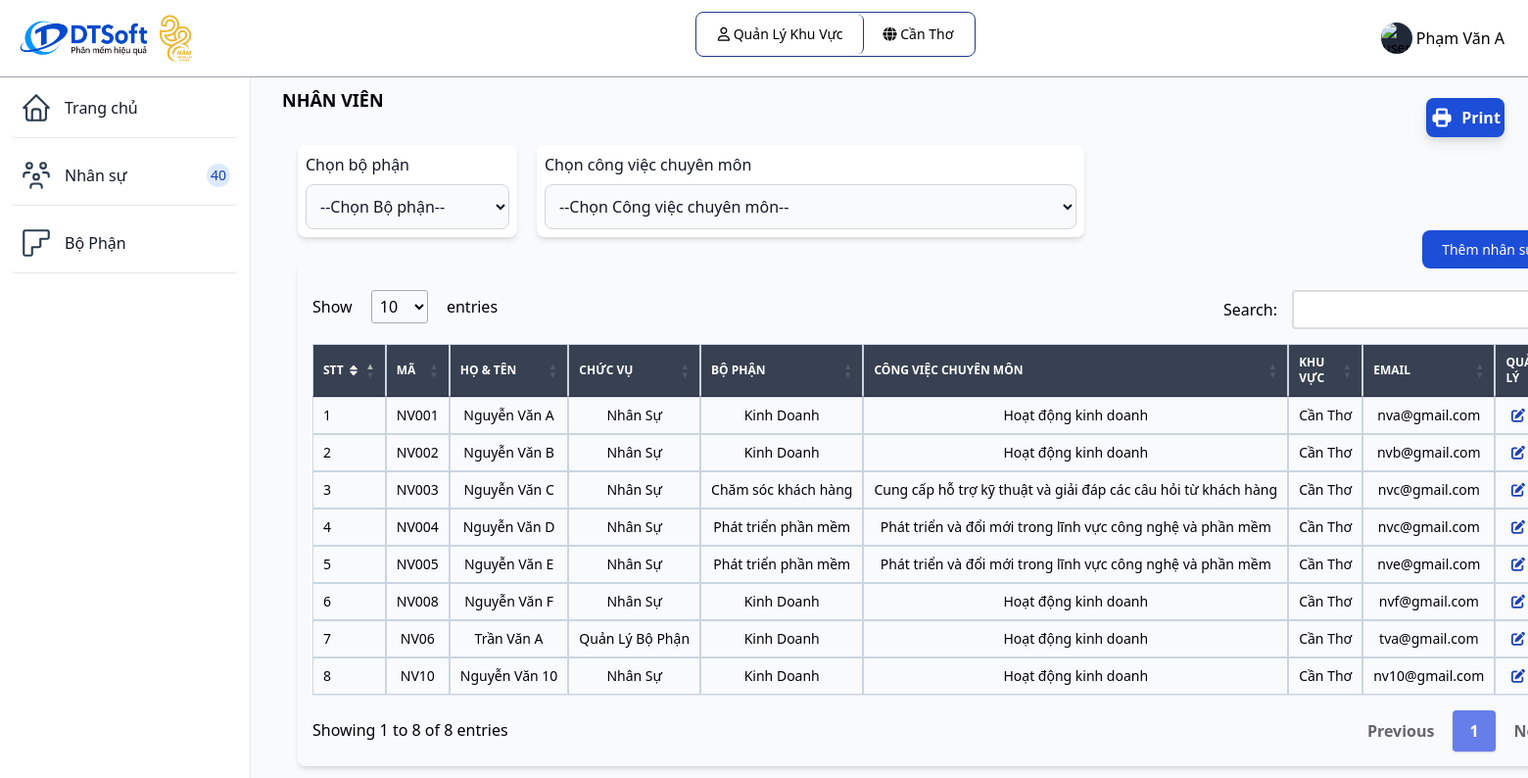
The page /nhanvien.php (signed in) on the database its author committed.
### tables this page shows
CREATE TABLE `vaitro` (
  `id_vaitro` varchar(10) NOT NULL,
  `tenvaitro` varchar(255) NOT NULL,
  `mota` varchar(255) NOT NULL
);

CREATE TABLE `khuvuc` (
  `id_khuvuc` varchar(10) NOT NULL,
  `tenkhuvuc` varchar(255) NOT NULL,
  `diachi` varchar(255) NOT NULL,
  `sdt` int(20) NOT NULL
);

CREATE TABLE `nguoidung` (
  `id_nguoidung` varchar(10) NOT NULL,
  `id_bophan` varchar(10) DEFAULT NULL,
  `id_vaitro` varchar(10) NOT NULL,
  `id_khuvuc` varchar(10) DEFAULT NULL,
  `tennguoidung` varchar(255) NOT NULL,
  `sdt_nd` varchar(20) NOT NULL,
  `diachi_nd` varchar(255) NOT NULL,
  `email` varchar(255) NOT NULL,
  `password` varchar(255) NOT NULL,
  `ngaysinh` date NOT NULL,
  `gioitinh` varchar(255) NOT NULL
);

CREATE TABLE `bophan` (
  `id_bophan` varchar(10) NOT NULL,
  `id_khuvuc` varchar(10) NOT NULL,
  `tenbophan` varchar(255) NOT NULL,
  `cvchuyenmon` varchar(255) NOT NULL
);

### nhanvien.php (the view, shortened to what this page needs)
<?php
include "inc/header.php";
include "db/database.php";
$id_vt = $_SESSION['id_vaitro'];
$id_bp = $_SESSION['id_bophan'];
$id_kv = $_SESSION['id_khuvuc'];
if ($id_vt == 'QLKV') {
  $sql = "SELECT * FROM nguoidung, vaitro, bophan, khuvuc
  WHERE nguoidung.id_khuvuc = khuvuc.id_khuvuc
  AND   nguoidung.id_vaitro = vaitro.id_vaitro
  AND   nguoidung.id_bophan = bophan.id_bophan
  AND   khuvuc.id_khuvuc = '".$id_kv."'";
  $query = mysqli_query($connect, $sql);
} else if ($id_vt = 'QLBP') {
  $sql = "SELECT * FROM nguoidung, vaitro, bophan, khuvuc
  WHERE nguoidung.id_khuvuc = khuvuc.id_khuvuc
  AND   nguoidung.id_vaitro = vaitro.id_vaitro
  AND   nguoidung.id_bophan = bophan.id_bophan
  AND   khuvuc.id_khuvuc = '".$id_kv."'
  AND   bophan.id_bophan = '".$id_bp."'
  AND nguoidung.id_vaitro NOT IN (SELECT nguoidung.id_vaitro FROM nguoidung WHERE nguoidung.id_vaitro = 'QLBP' OR nguoidung.id_vaitro = 'QLKV') ";
  $query = mysqli_query($connect, $sql);
}
?>
<div class="p-4 sm:ml-64">
  <div class="p-4 mt-14">
    <div class="mb-4 font-bold text-lg uppercase">Nhân viên</div>
    <div class="p-4 mt-4 grid">
      <div class="flex divToHide">
        <div class="shadow-md bg-white p-2 rounded-lg">
          <label for="countries" class="block mb-2 text-base font-medium text-gray-900">Chọn bộ phận</label>
          <select id="filter-select1" class="bg-gray-50 border border-gray-300 text-gray-900 text-base rounded-lg focus:ring-blue-500 focus:border-blue-500 block w-full p-2.5 dark:bg-gray-700 dark:border-gray-600 dark:placeholder-gray-400 dark:text-white dark:focus:ring-blue-500 dark:focus:border-blue-500">
            <option selected>--Chọn Bộ phận--</option>
          </select>
        </div>
        <div class="ml-5 shadow-md bg-white p-2 rounded-lg">
          <label class="block mb-2 text-base font-medium text-gray-900">Chọn công việc chuyên môn</label>
          <select id="filter-select2" class="bg-gray-50 border border-gray-300 text-gray-900 text-base rounded-lg focus:ring-blue-500 focus:border-blue-500 block w-full p-2.5 dark:bg-gray-700 dark:border-gray-600 dark:placeholder-gray-400 dark:text-white dark:focus:ring-blue-500 dark:focus:border-blue-500">
            <option selected>--Chọn Công việc chuyên môn--</option>
          </select>
        </div>
      </div>
      <div class="justify-self-end divToHide">
        <a href="themnhanvien.php" class="text-white bg-blue-700 hover:bg-blue-800 focus:ring-4 focus:ring-blue-300 font-medium rounded-lg text-sm px-5 py-2.5 mr-2 mb-2 dark:bg-blue-600 dark:hover:bg-blue-700 focus:outline-none dark:focus:ring-blue-800">
          Thêm nhân sự <i class="fa-solid fa-user-plus"></i>
        </a>
      </div>
      <div class="mb-4">
        <div class="relative overflow-x-auto shadow-md sm:rounded-lg">
          <table id="myTable1" class="w-full text-sm text-gray-500 dark:text-gray-400">
            <thead class="text-xs text-white uppercase bg-gray-700">
              <tr>
                <th class="px-3 py-3 border border-slate-300">
                  <div class="flex items-center">
                    STT
                    <a href="#"></a>
                  </div>
                </th>
                <th class="px-3 py-3 border border-slate-300">
                  Mã
                </th>
                <th class="px-3 py-3 border border-slate-300">
                  Họ & Tên
                </th>
                <th class="px-3 py-3 border border-slate-300">
                  Chức vụ
                </th>
                <th class="px-3 py-3 border border-slate-300 <?php if ($id_vt == 'QLBP') echo 'divToHide';
                                        elseif ($id_vt == 'QLKV') echo '' ?>">
                  Bộ phận
                </th>
                <th class="px-3 py-3 border border-slate-300">
                  Công việc chuyên môn
                </th>
                <th class="px-3 py-3 border border-slate-300 <?php if ($id_vt == 'QLKV' || $id_vt == 'QLBP') echo 'divToHide' ?>">
                  Khu vực
                </th>
                <th class="px-3 py-3 border border-slate-300">
                  Email
                </th>
                <th class="px-3 py-3 border border-slate-300 action-column">
                  QUẢN LÝ
                </th>
              </tr>
            </thead>
            <tbody class="text-black text-center">
              <?php
              $i = 0;
              while ($row = mysqli_fetch_array($query)) {
                $i++;
              ?>
                <tr class="bg-white border-b dark:border-gray-700 hover:bg-gray-50">
                  <td class="px-5 text-left border border-slate-300"><?php echo $i ?></td>
                  <td class="text-center font-medium border border-slate-300"><?php echo $row['id_nguoidung'] ?></td>
                  <td scope="row" class="px-3 py-4 font-medium whitespace-nowrap border border-slate-300">
                    <?php echo $row['tennguoidung'] ?>
                  </td>
                  <td class="px-3 py-4 font-medium whitespace-nowrap border border-slate-300">
                    <?php echo $row['tenvaitro'] ?>
                  </td>
                  <td class="px-3 py-4 font-medium whitespace-nowrap border border-slate-300 <?php if ($id_vt == 'QLBP') echo 'divToHide';
                                                                        elseif ($id_vt == 'QLKV') echo '' ?>">
                    <?php echo $row['tenbophan'] ?>
                  </td>
                  <td class="px-3 py-4 font-medium whitespace-nowrap border border-slate-300">
                    <?php echo $row['cvchuyenmon'] ?>
                  </td>
                  <td class="px-3 py-4 font-medium whitespace-nowrap border border-slate-300 <?php if ($id_vt == 'QLKV' || $id_vt == 'QLBP') echo 'divToHide' ?>">
                    <?php echo $row['tenkhuvuc'] ?>
                  </td>
                  <td class="px-3 py-4 font-medium whitespace-nowrap border border-slate-300 text-center">
                    <?php echo $row['email'] ?>
                  </td>
                  <td class="px-3 py-4 font-medium whitespace-nowrap border border-slate-300 text-center action-column">
                    <a class="text-blue-800" href="chinhsuanhanvien.php?action=sua&idnhansu=<?php echo $row['id_nguoidung']  ?>">
                      <i class="fa-solid fa-pen-to-square"></i>
                    </a> |
                  </td>
                </tr>
              <?php
              }
              ?>
            </tbody>
          </table>
        </div>
        <div class="fixed right-6 group divToHide" style="top: 100px;">
          <button onclick="printPage()" class="flex items-center justify-center text-white bg-blue-700 drop-shadow-lg rounded-lg w-20 h-10 hover:bg-blue-800 dark:bg-blue-600 dark:hover:bg-blue-700 focus:ring-4 focus:ring-blue-300 focus:outline-none dark:focus:ring-blue-800">
            <span class="font-bold">Print</span>
          </button>
        </div>
      </div>
    </div>
  </div>
  </body>
  </html>

### inc/header.php (shortened to what this page needs)
<?php
 include_once('db/connect.php');
?>
<!DOCTYPE html>
<html lang="en">
<head>
	<link href="https://unpkg.com/tailwindcss@2.2.19/dist/tailwind.min.css" rel=" stylesheet">
  <link rel="stylesheet" href="https://cdnjs.cloudflare.com/ajax/libs/font-awesome/6.4.0/css/all.min.css">
	<link href="https://cdn.datatables.net/1.10.19/css/jquery.dataTables.min.css" rel="stylesheet">
	<link href="https://cdn.datatables.net/responsive/2.2.3/css/responsive.dataTables.min.css" rel="stylesheet">
  <script src="https://cdn.tailwindcss.com"></script>
</head>
<body class="g-sidenav-show bg-slate-50" id="draggable">
  <nav class="fixed top-0 z-50 w-full bg-white border-b border-gray-400 dark:border-gray-100 text-black">
        <div class="px-3 py-3 lg:px-5 lg:pl-3">
          <div class="flex items-center justify-between">
            <div class="flex items-center justify-start">
              <a href="index.php" class="flex ml-2 md:mr-24">
                <img src="assets/img/logo.jpg" class="h-12 mr-3" alt="FlowBite Logo" />
              </a>
            </div>
	    <div class="divToHide flex items-center justify-start relative inline-flex items-center p-0.5 mb-2 mr-2 text-sm font-medium rounded-lg border border-blue-900">
              <span class="relative px-5 py-2.5 bg-white rounded-md border-r border-blue-900">
                <i class="fa-regular fa-user"></i>
                  <?php
                    $sql = "SELECT tenvaitro from vaitro where id_vaitro = '" . $_SESSION['id_vaitro'] ."'";
                    $result = mysqli_query($connect, $sql);
                    $row = mysqli_fetch_array($result);
                    echo $row['tenvaitro'];
                  ?>
              </span>
              <?php
              if ($_SESSION['id_vaitro'] != 'QTHT'){
              ?>
              <span class="relative px-5 py-2.5 bg-white rounded-md">
                  <i class="fa-solid fa-globe"></i>
                  <?php
                    $sql = "SELECT tenkhuvuc from khuvuc where id_khuvuc = '" . $_SESSION['id_khuvuc'] ."'";
                    $result = mysqli_query($connect, $sql);
                    $row = mysqli_fetch_array($result);
                    echo $row['tenkhuvuc'];
                  ?>
              </span>
              <?php
              }
              ?>
            </div>
            <div class="flex items-center divToHide">
                <div class="flex items-center ml-3">
                  <div class="flex">
                    <button type="button" class="flex text-sm bg-gray-800 rounded-full focus:ring-4 focus:ring-gray-300 dark:focus:ring-gray-600" aria-expanded="false" data-dropdown-toggle="dropdown-user">
                      <img class="w-8 h-8 rounded-full" src="https://flowbite.com/docs/images/people/profile-picture-5.jpg" alt="user photo">
                    </button>
                    <span class="text-black p-1 cursor-pointer" data-dropdown-toggle="dropdown-user"><?php echo $_SESSION['tennguoidung']; ?></span>
                  </div>
                </div>
              </div>
          </div>
        </div>
      </nav>
      <aside id="logo-sidebar" class="fixed top-0 left-0 z-40 w-64 h-screen pt-20 transition-transform -translate-x-full bg-white border-r border-gray-200 sm:translate-x-0 dark:border-gray-100
      h-96 overflow-y-scroll scrollbar-thick scrollbar-thumb-blue-500 scrollbar-track-blue-100
      " aria-label="Sidebar">
         <div class="h-full px-3 pb-4 overflow-y-auto bg-white">
            <ul class="space-y-2 font-medium">
               <li class="border-b rounded">
                  <a href="index.php" class="flex items-center p-2 text-gray-900 rounded-lg dark:text-black hover:bg-gray-100 dark:hover:bg-gray-200">
                     <span class="ml-3">Trang chủ</span>
                  </a>
               </li>
               <?php if($_SESSION['id_vaitro'] == 'QLKV' || $_SESSION['id_vaitro'] == 'QLBP') { ?>
               <li class="border-b rounded">
                  <a href="nhanvien.php" class="flex items-center p-2 text-gray-900 rounded-lg dark:text-black hover:bg-gray-100 dark:hover:bg-gray-200">
                     <span class="flex-1 ml-3 whitespace-nowrap">Nhân sự</span>
                     <span class="inline-flex items-center justify-center w-3 h-3 p-3 ml-3 text-sm font-medium text-blue-800 bg-blue-100 rounded-full dark:bg-blue-700 dark:text-white">40</span>
                  </a>
               </li>
                <?php } ?>
              <?php if($_SESSION['id_vaitro'] == 'QLKV') { ?>
               <li class="border-b rounded">
                  <a href="bophan.php" class="flex items-center p-2 text-gray-900 rounded-lg dark:text-black hover:bg-gray-100 dark:hover:bg-gray-200">
                    <span class="flex-1 ml-3 whitespace-nowrap">Bộ Phận</span>
                  </a>
               </li>
               <?php } ?>
            </ul>
         </div>
      </aside>

### inc/header.php (style rules this page uses)
table.dataTable.no-footer { border-bottom: 1px solid #e2e8f0; margin-top: 0.75em; margin-bottom: 0.75em; }

### rows shown on the page
vaitro: tenvaitro "Quản Lý Khu Vực"
khuvuc: tenkhuvuc "Cần Thơ"
nguoidung: id_nguoidung "NV001", tennguoidung "Nguyễn Văn A", id_vaitro.tenvaitro "Nhân Sự", id_bophan.tenbophan "Kinh Doanh", id_bophan.cvchuyenmon "Hoạt động kinh doanh", id_khuvuc.tenkhuvuc "Cần Thơ", email "nva@gmail.com"
nguoidung: id_nguoidung "NV002", tennguoidung "Nguyễn Văn B", id_vaitro.tenvaitro "Nhân Sự", id_bophan.tenbophan "Kinh Doanh", id_bophan.cvchuyenmon "Hoạt động kinh doanh", id_khuvuc.tenkhuvuc "Cần Thơ", email "nvb@gmail.com"
nguoidung: id_nguoidung "NV003", tennguoidung "Nguyễn Văn C", id_vaitro.tenvaitro "Nhân Sự", id_bophan.tenbophan "Chăm sóc khách hàng", id_bophan.cvchuyenmon "Cung cấp hỗ trợ kỹ thuật và giải đáp các câu hỏi từ khách hàng", id_khuvuc.tenkhuvuc "Cần Thơ", email "nvc@gmail.com"
nguoidung: id_nguoidung "NV004", tennguoidung "Nguyễn Văn D", id_vaitro.tenvaitro "Nhân Sự", id_bophan.tenbophan "Phát triển phần mềm", id_bophan.cvchuyenmon "Phát triển và đổi mới trong lĩnh vực công nghệ và phần mềm", id_khuvuc.tenkhuvuc "Cần Thơ", email "nvc@gmail.com"
nguoidung: id_nguoidung "NV005", tennguoidung "Nguyễn Văn E", id_vaitro.tenvaitro "Nhân Sự", id_bophan.tenbophan "Phát triển phần mềm", id_bophan.cvchuyenmon "Phát triển và đổi mới trong lĩnh vực công nghệ và phần mềm", id_khuvuc.tenkhuvuc "Cần Thơ", email "nve@gmail.com"
nguoidung: id_nguoidung "NV008", tennguoidung "Nguyễn Văn F", id_vaitro.tenvaitro "Nhân Sự", id_bophan.tenbophan "Kinh Doanh", id_bophan.cvchuyenmon "Hoạt động kinh doanh", id_khuvuc.tenkhuvuc "Cần Thơ", email "nvf@gmail.com"
nguoidung: id_nguoidung "NV06", tennguoidung "Trần Văn A", id_vaitro.tenvaitro "Quản Lý Bộ Phận", id_bophan.tenbophan "Kinh Doanh", id_bophan.cvchuyenmon "Hoạt động kinh doanh", id_khuvuc.tenkhuvuc "Cần Thơ", email "tva@gmail.com"
nguoidung: id_nguoidung "NV10", tennguoidung "Nguyễn Văn 10", id_vaitro.tenvaitro "Nhân Sự", bophan.tenbophan "Kinh Doanh", bophan.cvchuyenmon "Hoạt động kinh doanh", id_khuvuc.tenkhuvuc "Cần Thơ", email "nv10@gmail.com"

### other values the page prints
$_SESSION['tennguoidung'] "Phạm Văn A"
